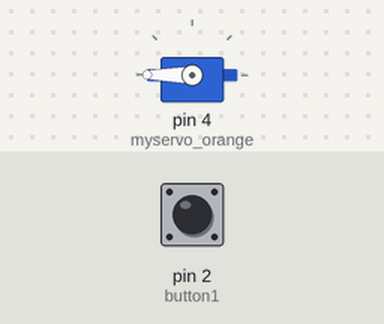
The sketch below on a simulated Arduino Uno, built with avr-gcc and run on an emulated ATmega328P. Shown: servo. The test bench sets the inputs (shaded band); at power-on: pin 2 (button1) HIGH. What the sketch prints to the serial monitor is not drawn.

Above: at 1.2 s.
1.3 s: pin 2 (button1) pulled LOW for 0.15 s
At 1.75 s:
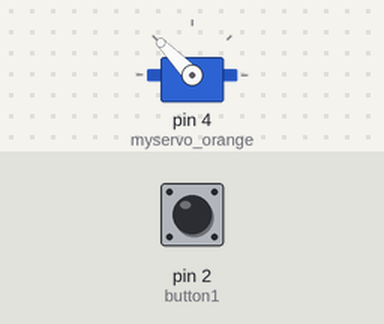
4.4 s: pin 2 (button1) pulled LOW for 3.2 s
At 5.38 s:
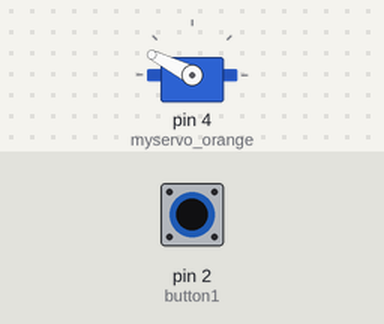
10.6 s: pin 2 (button1) pulled LOW for 1 s
At 15.5 s:
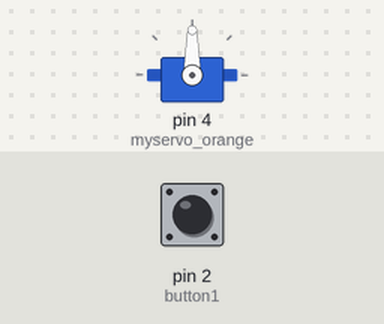
Timing chart, 0 to 17.0 s (numbered marks = the images above; inputs shaded):
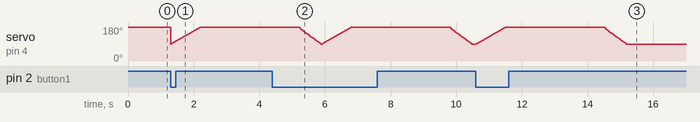

Measured:
- after the input at 10.6 s, servo on pin 4 (myservo_orange): rises from 90° to 180° in 0.91 s, then falls to 90° in 3.7 s

The sketch:

lightcycle.ino
```cpp
//Tron Lightcycle Wheelie Mod - Flynnsbit 2017

#include <Servo.h>
int button1 = 2; //button pin D2, connect to ground to move servo
int press1 = 0;
int pos = 0;    // variable to store the servo position
Servo myservo_orange;
void setup()
{
  Serial.begin(9600);
  pinMode(button1, INPUT);
  myservo_orange.attach(4);
  digitalWrite(2, HIGH); //enable pullups to make pin high Wemos Mini D4
   myservo_orange.write(180); // this is the initial height/position on boot /  80 is higher than 90.
}

void loop()
{
  press1 = digitalRead(button1);
  if (press1 == LOW)
 {
    for (pos = 90; pos <= 180; pos += 1) { // goes from 0 degrees to 180 degrees
    // in steps of 1 degree
    myservo_orange.write(pos);              // tell servo to go to position in variable 'pos'
    delay(10);                       // waits 15ms for the servo to reach the position
  }
    delay(3000);
    for (pos = 180; pos >= 90; pos -= 3) { // goes from 180 degrees to 0 degrees
    myservo_orange.write(pos);              // tell servo to go to position in variable 'pos'
    delay(10);   // waits 15ms for the servo to reach the position
    Serial.print(pos);
    Serial.print("                    ");


  }
}
  else {


  }
}
```
